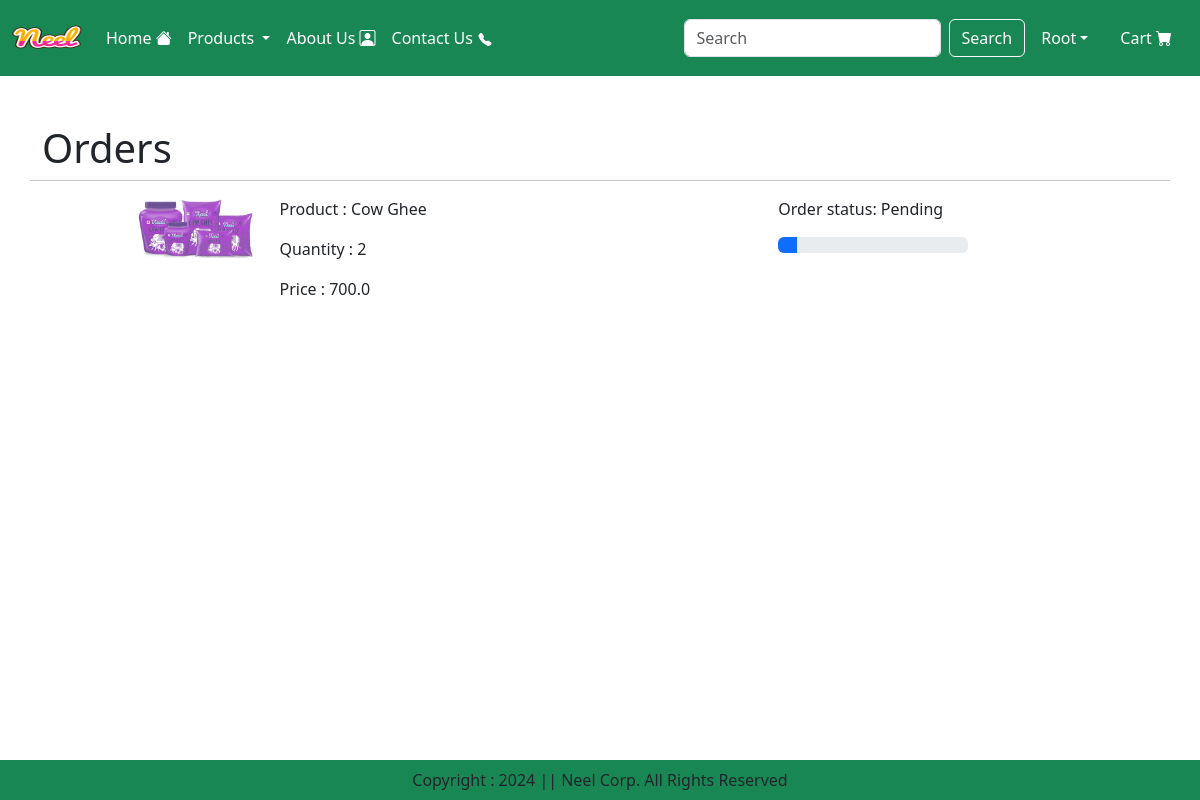
The page /orders/ (signed in) on the database as committed earlier.
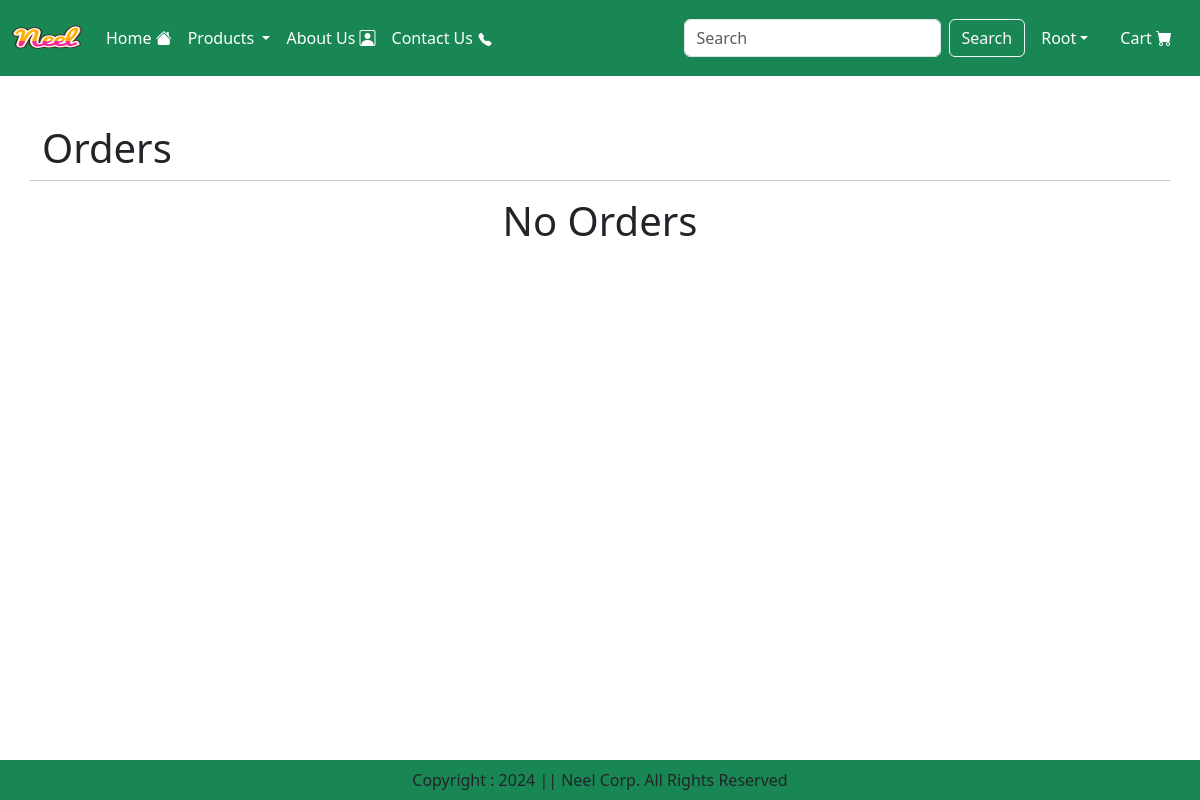
The same page on the database as committed later.
### app/models.py (models this page shows, shortened)
class OrderPlaced(models.Model):
    user = models.ForeignKey(User,on_delete=models.CASCADE)
    customer = models.ForeignKey(Customer,on_delete=models.CASCADE)
    product = models.ForeignKey(Product,on_delete=models.CASCADE)
    quantity = models.PositiveIntegerField(default=1)
    ordered_date =models.DateTimeField(auto_now_add=True)
    status = models.CharField(max_length=50,choices=STATUS_CHOICES,default='Pending')
    payment = models.ForeignKey(Payment,on_delete=models.CASCADE,default="")
    cust_id = models.PositiveSmallIntegerField()
    @property
    def total_cost(self):
        return self.quantity * self.product.discounted_price

class Product(models.Model):
    title = models.CharField( max_length=100)
    selling_price = models.FloatField()
    discounted_price = models.FloatField()
    description = models.TextField()
    composition = models.TextField()
    prodapp = models.TextField(default='')
    category = models.CharField(choices=CATEGORY_CHOICES, max_length=2)
    product_image = models.ImageField(upload_to='product',null=True)

### app/views.py (the view)
# urls.py: path("orders/",orders,name='orders'),
@login_required
def orders(request):
    cartitem = cart_num(request)
    order_placed = OrderPlaced.objects.filter(user=request.user)
    return render(request,"orders.html",locals())

### app/views.py (called while the page is built)
def cart_num(request)->int:
    if request.user.is_authenticated:
        return  len(Cart.objects.filter(user=request.user))

### app/templates/orders.html (shortened to what this page needs)
{% extends "base.html" %}
{% load static %}
{% block main %}
<div class="container my-5">
    <div class="row">
        <h1>Orders</h1>
        <hr>
        {% if order_placed %}
        <div class="col-sm-9 offset-sm-1">
            {% for op in order_placed %}
            <div class="row">
                <div class="col-sm-2">
                    <img src="{{op.product.product_image.url}}" class="img-fluid" height="200" width="200" alt=""/>
                </div>
                <div class="col-sm-7">
                    <p>Product : {{op.product.title}}</p>
                    <p>Quantity : {{op.quantity}}</p>
                    <p>Price : {{op.total_cost}}</p>
                </div>
                <div class="col-sm-3">
                    <p>Order status: {{op.status}}</p>
                    {% if  op.status == 'Pending' %}
                        <div class="progress">
                            <div class="progress-bar" role="progressbar" style="width: 10%;" aria-valuenow="10" aria-valuemin="0" aria-valuemax="100"></div>
                        </div>
                    {% endif %}
                </div>
            </div>
            {% endfor %}
        </div>
        {% else %}
        <h1 class="text-center mb-5">No Orders</h1>
        {% endif %}
    </div>
</div>
{% endblock main %}

Rows that differ between the two databases and show on the page:
removed OrderPlaced: product.product_image (picture), product "Cow Ghee", quantity "2", total_cost "700.0", status "Pending"
Other text that changed with them:
text now shown: "No Orders"
